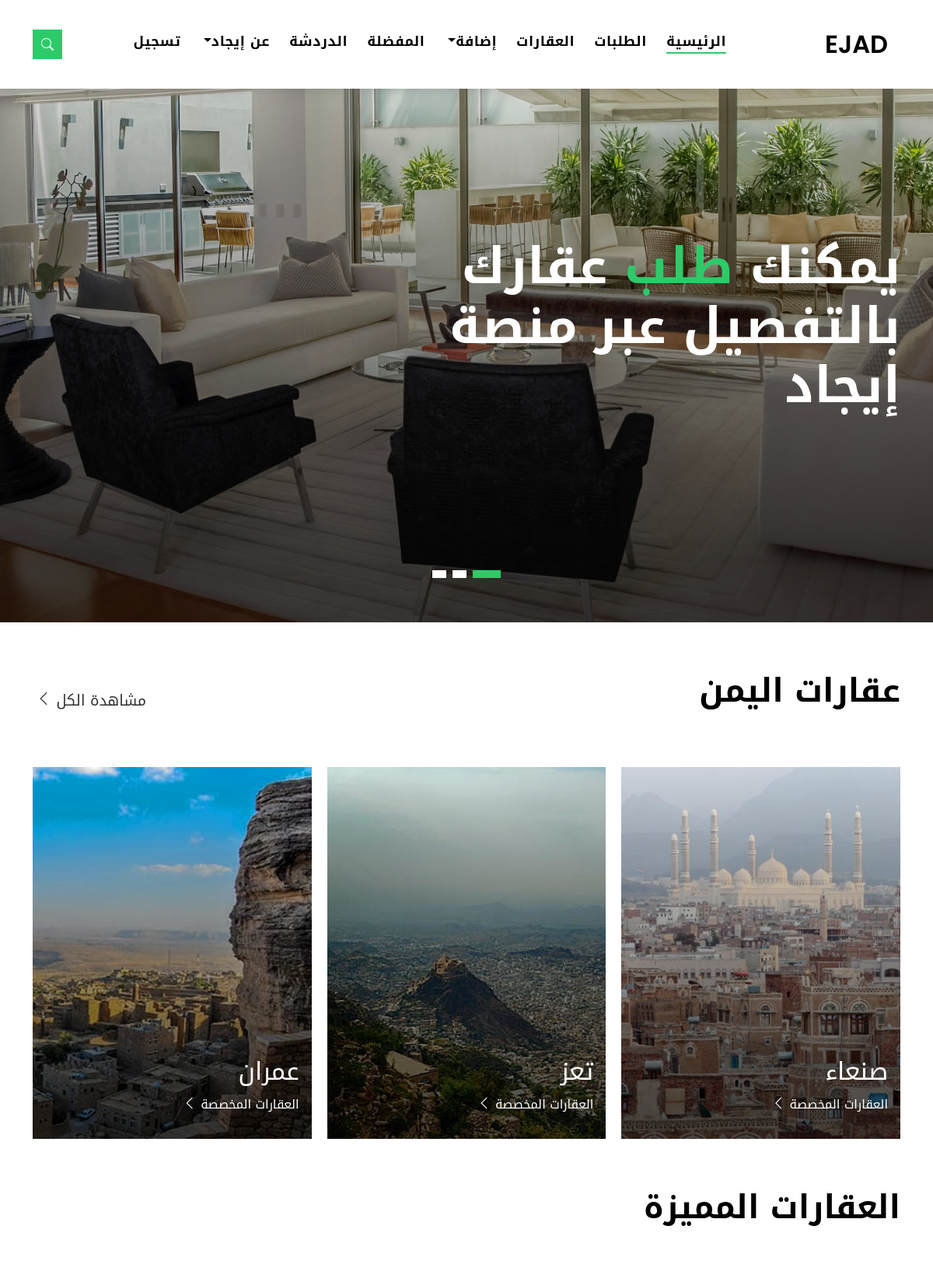
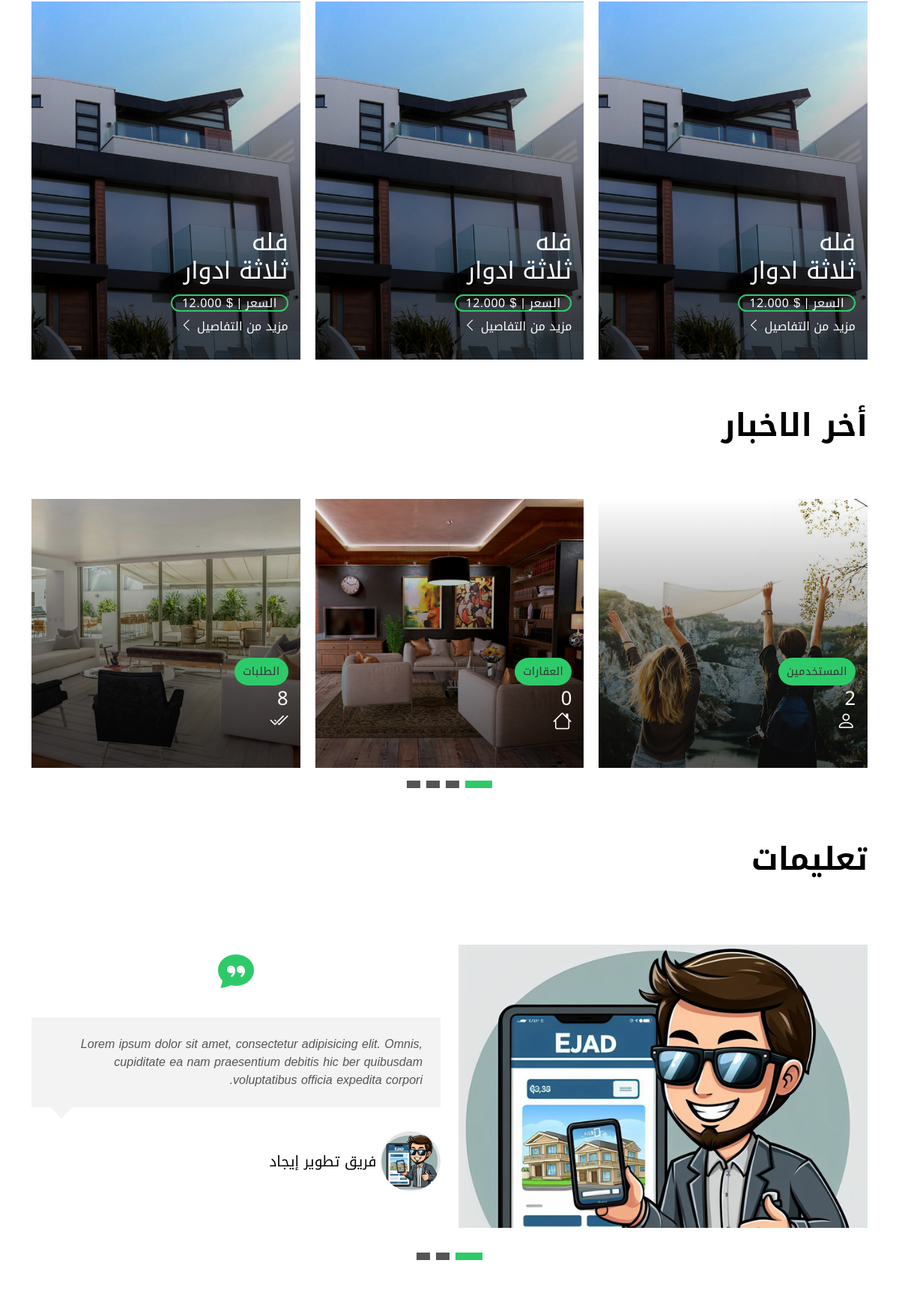
The page / (upper part) on the database its author committed (2 pictures, top to bottom).
### property/models.py (models this page shows, shortened)
class City(models.Model):
    city_name = models.CharField(max_length=100, null=True)
    phohto = models.ImageField(upload_to='city_photo', null=True, blank=True)

### pages/views.py (the view)
# urls.py: path('', views.index, name='index'),
def index(request):
    context = {
        'citys': City.objects.all(),
        'alluser': User.objects.all().count(),
        'allproperty': Property.objects.all().count(),
        'allorder': Order.objects.all().count(),
    }
    return render(request, 'pages/index.html', context)

### templates/pages/index.html (shortened to what this page needs)
{% extends 'base.html' %}
{% load static %}
{% block content %}
  <div class="intro intro-carousel swiper position-relative">
    <div class="swiper-wrapper">
      <div class="swiper-slide carousel-item-a intro-item bg-image" style="background-image: url({% static 'assets/img/slide-1.jpg' %})">
        <div class="overlay overlay-a"></div>
        <div class="intro-content display-table">
          <div class="table-cell">
            <div class="container">
              <div class="row">
                <div class="col-lg-8">
                  <div class="intro-body">
                    <h1 class="intro-title mb-4">
                      يمكنك<span class="color-b"> طلب </span> عقارك بالتفصيل عبر منصة إيجاد
                    </h1>
                  </div>
                </div>
              </div>
            </div>
          </div>
        </div>
      </div>
    </div>
    <div class="swiper-pagination"></div>
  </div>
  <main id="main">
    <section class="section-property section-t8">
      <div class="container">
        <div class="row">
          <div class="col-md-12">
            <div class="title-wrap d-flex justify-content-between">
              <div class="title-box">
                <h2 class="title-a">عقارات اليمن</h2>
              </div>
              <div class="title-link">
                <a href="{% url 'property_grid' %}">مشاهدة الكل
                  <span class="bi bi-chevron-left"></span>
                </a>
              </div>
            </div>
          </div>
        </div>
        <div id="property-carousel" class="swiper">
          <div class="swiper-wrapper">
            {% for city in citys %}
            <div class="carousel-item-b swiper-slide">
              <div class="card-box-a card-shadow">
                <div class="img-box-a">
                  <img src="{{city.phohto.url}}" alt="" class="img-a img-fluid">
                </div>
                <div class="card-overlay">
                  <div class="card-overlay-a-content">
                    <div class="card-header-a">
                      <h2 class="card-title-a">
                        <a href="{% url 'property_single' %}">{{city.city_name}}
                          <br /></a>
                      </h2>
                    </div>
                    <div class="card-body-a">
                      <a href="{% url 'property_grid' %}" class="link-a">العقارات المخصصة
                        <span class="bi bi-chevron-left"></span>
                      </a>
                    </div>
                  </div>
                </div>
              </div>
            </div>
            {% endfor %}
          </div>
        </div>
      </div>
    </section>
    <section class="section-property section-t8">
      <div class="container">
        <div class="row">
          <div class="col-md-12">
            <div class="title-wrap d-flex justify-content-between">
              <div class="title-box">
                <h2 class="title-a">العقارات المميزة</h2>
              </div>
            </div>
          </div>
        </div>
        <div id="property-carousel" class="swiper">
          <div class="swiper-wrapper">
            <div class="carousel-item-b swiper-slide">
              <div class="card-box-a card-shadow">
                <div class="img-box-a">
                  <img src="{% static 'assets/img/property-6.jpg' %}" alt="" class="img-a img-fluid">
                </div>
                <div class="card-overlay">
                  <div class="card-overlay-a-content">
                    <div class="card-header-a">
                      <h2 class="card-title-a">
                        <a href="{% url 'property_single' %}">فله
                          <br /> ثلاثة ادوار</a>
                      </h2>
                    </div>
                    <div class="card-body-a">
                      <div class="price-box d-flex">
                        <span class="price-a">السعر | $ 12.000</span>
                      </div>
                      <a href="{% url 'property_single' %}" class="link-a">مزيد من التفاصيل
                        <span class="bi bi-chevron-left"></span>
                      </a>
                    </div>
                  </div>
                </div>
              </div>
            </div>
          </div>
        </div>
      </div>
    </section>
    <section class="section-news section-t8">
      <div class="container">
        <div class="row">
          <div class="col-md-12">
            <div class="title-wrap d-flex justify-content-between">
              <div class="title-box">
                <h2 class="title-a">أخر الاخبار</h2>
              </div>
            </div>
          </div>
        </div>
        <div id="news-carousel" class="swiper">
          <div class="swiper-wrapper">
            <div class="carousel-item-c swiper-slide">
              <div class="card-box-b card-shadow news-box">
                <div class="img-box-b">
                  <img src="{% static 'assets/img/post-3.jpg' %}" alt="" class="img-b img-fluid">
                </div>
                <div class="card-overlay">
                  <div class="card-header-b">
                    <div class="card-category-b">
                      <a href="#" class="category-b">المستخدمين</a>
                    </div>
                    <div class="card-title-b">
                      <h2 class="title-2">
                        <a href="{% url 'blog_single' %}">{{alluser}}
                          <br> <li class="bi bi-person"></li></a>
                      </h2>
                    </div>
                  </div>
                </div>
              </div>
            </div>
            <div class="carousel-item-c swiper-slide">
              <div class="card-box-b card-shadow news-box">
                <div class="img-box-b">
                  <img src="{% static 'assets/img/post-2.jpg' %}" alt="" class="img-b img-fluid">
                </div>
                <div class="card-overlay">
                  <div class="card-header-b">
                    <div class="card-category-b">
                      <a href="#" class="category-b">العقارات</a>
                    </div>
                    <div class="card-title-b">
                      <h2 class="title-2">
                        <a href="{% url 'blog_single' %}">{{allproperty}}
                          <br> <li class="bi bi-house"></li></a>
                      </h2>
                    </div>
                  </div>
                </div>
              </div>
            </div>
            <div class="carousel-item-c swiper-slide">
              <div class="card-box-b card-shadow news-box">
                <div class="img-box-b">
                  <img src="{% static 'assets/img/post-7.jpg' %}" alt="" class="img-b img-fluid">
                </div>
                <div class="card-overlay">
                  <div class="card-header-b">
                    <div class="card-category-b">
                      <a href="#" class="category-b">الطلبات</a>
                    </div>
                    <div class="card-title-b">
                      <h2 class="title-2">
                        <a href="{% url 'blog_single' %}">{{allorder}}
                          <br> <li class="bi bi-check2-all"></li></a>
                      </h2>
                    </div>
                  </div>
                </div>
              </div>
            </div>
          </div>
        </div>
        <div class="news-carousel-pagination carousel-pagination"></div>
      </div>
    </section>
    <section class="section-testimonials section-t8 nav-arrow-a">
      <div class="container">
        <div class="row">
          <div class="col-md-12">
            <div class="title-wrap d-flex justify-content-between">
              <div class="title-box">
                <h2 class="title-a">تعليمات</h2>
              </div>
            </div>
          </div>
        </div>
        <div id="testimonial-carousel" class="swiper">
          <div class="swiper-wrapper">
            <div class="carousel-item-a swiper-slide">
              <div class="testimonials-box">
                <div class="row">
                  <div class="col-sm-12 col-md-6">
                    <div class="testimonial-img">
                      <img src="{% static 'assets/img/Ejad04(1).jpg' %}" alt="" class="img-fluid">
                    </div>
                  </div>
                  <div class="col-sm-12 col-md-6">
                    <div class="testimonial-ico">
                      <i class="bi bi-chat-quote-fill"></i>
                    </div>
                    <div class="testimonials-content">
                      <p class="testimonial-text">
                        Lorem ipsum dolor sit amet, consectetur adipisicing elit. Omnis, cupiditate ea nam praesentium
                        debitis hic ber quibusdam
                        voluptatibus officia expedita corpori.
                      </p>
                    </div>
                    <div class="testimonial-author-box">
                      <img src="{% static 'assets/img/Ejad04.jpg' %}" alt="" class="testimonial-avatar">
                      <h5 class="testimonial-author">فريق تطوير إيجاد</h5>
                    </div>
                  </div>
                </div>
              </div>
            </div>
            <div class="carousel-item-a swiper-slide">
              <div class="testimonials-box">
                <div class="row">
                  <div class="col-sm-12 col-md-6">
                  </div>
                </div>
              </div>
            </div>
            <div class="carousel-item-a swiper-slide">
              <div class="testimonials-box">
                <div class="row">
                  <div class="col-sm-12 col-md-6">
                  </div>
                </div>
              </div>
            </div>
          </div>
        </div>
        <div class="testimonial-carousel-pagination carousel-pagination"></div>
      </div>
    </section>
  </main>
{% endblock %}

### rows shown on the page
City: phohto (picture), city_name "صنعاء"
City: phohto (picture), city_name "تعز"
City: phohto (picture), city_name "عمران"

### other values the page prints
{{ alluser }} "2"
{{ allproperty }} "0"
{{ allorder }} "8"
